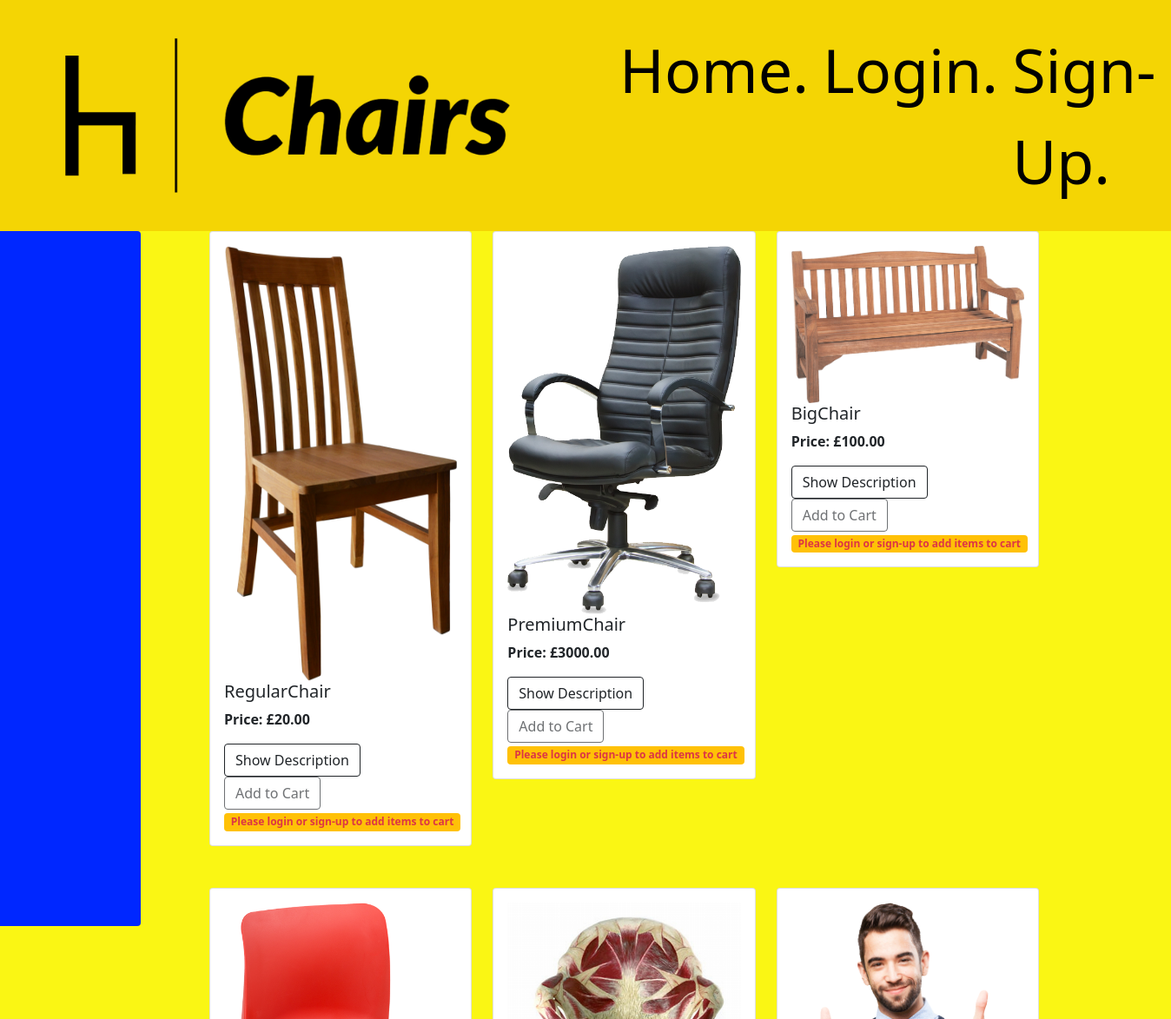
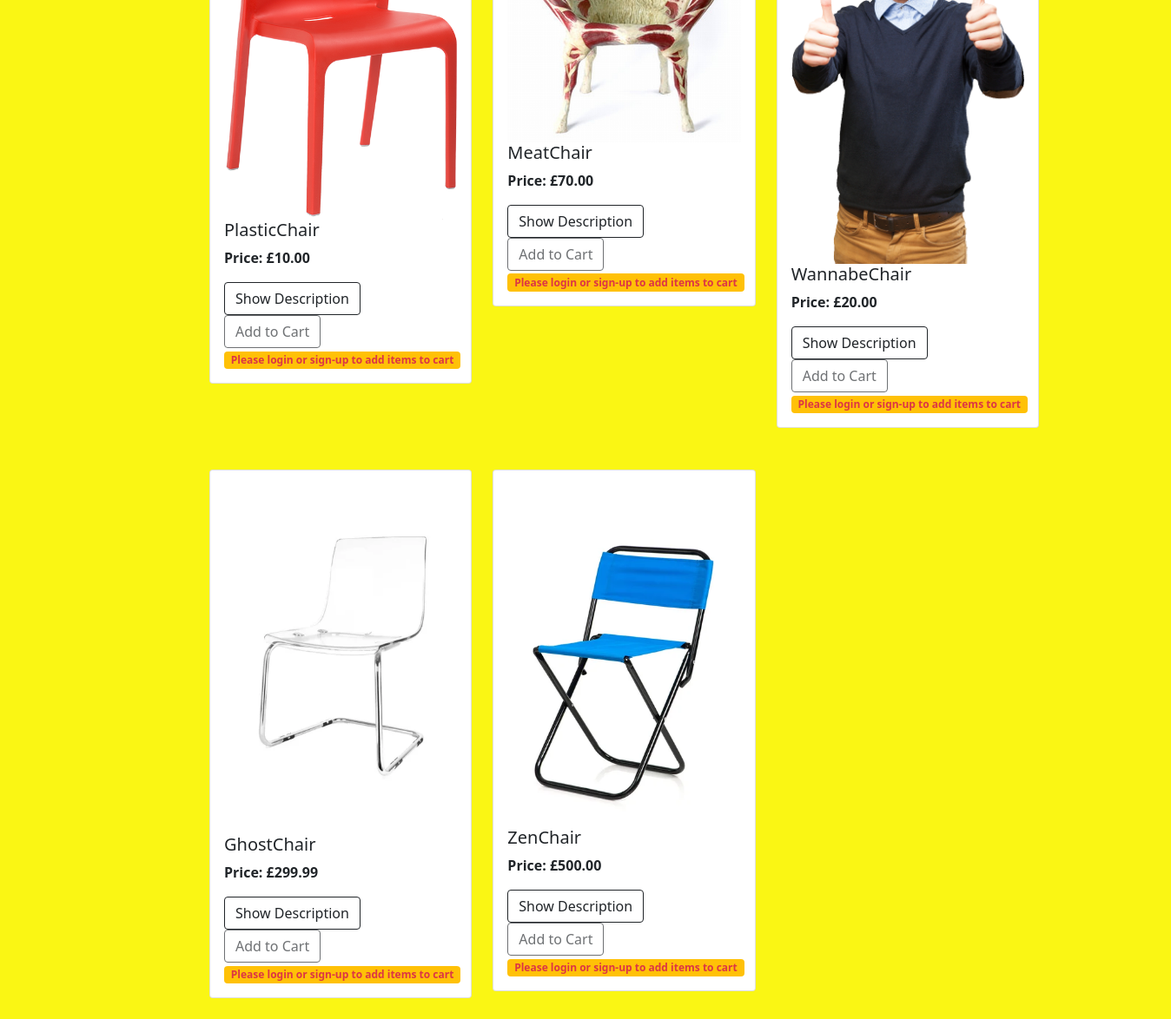
The page / on the database its author committed (2 pictures, top to bottom).
### website/models.py (models this page shows)
class Products(db.Model):
    product_id = db.Column(db.Integer, primary_key=True)
    name = db.Column(db.String(255))
    description = db.Column(db.Text)
    price = db.Column(db.Numeric(10,2))
    carbon_footprint = db.Column(db.Numeric(10,2))

### website/views.py (the view)
@views.route('/', methods=['GET'])
def home():
    try:
        insert_products()
    except Exception as e:
        print("Error inserting data: ", e)
    products = Products.query.all()
    return render_template('home.html', products=products, user=current_user)

### website/dbinit.py (called while the page is built)
def check_and_insert_product(name, description, price, carbon_footprint):
    products = Products.query.filter_by(name=name).first()
    if products is None:
        products = Products(name=name, description=description, price=price, carbon_footprint=carbon_footprint)
        db.session.add(products)
        db.session.commit()
    return products

### website/templates/home.html (shortened to what this page needs)
{% extends "base.html" %}
{% block content%}
  <div class="container">
    <div class="row">
      <div class="col-md-1">
        <img src="{{ url_for('static', filename='Assets/cheapdogs.gif') }}" class="rounded left-align">
      </div>
      <div class="col-md-11">
        <div class="row row-cols-1 row-cols-md-3 g-4">
          {% for product in products %}
          <div class="col mb-4">
            <div class="card card-fixed">
              <div class="card-body">
                <img class="card-img-top" src="{{ url_for('static', filename='Assets/' + product['name'] + '.png') }}">
                <h5 class="card-title">{{ product['name'] }}</h5>
                <p class="card-text"><strong>Price: £{{ product['price'] }}</strong></p>
                <button class="btn btn-outline-dark toggle-description-btn" data-toggle="collapse" data-target="#product-description-{{ loop.index }}">Show Description</button>
                {% if current_user.is_authenticated %}
                <form action="{{ url_for('views.add_to_cart', product_id=product['product_id']) }}" method="POST">
                    <input type="hidden" name="product_id" value="{{ product['product_id'] }}">
                    <button class="btn btn-outline-dark add-to-cart" type="submit">Add to Cart</button>
                </form>
                {% else %}
                <button class="btn btn-outline-dark" disabled>Add to Cart</button>
                <span class="badge bg-warning text-danger">Please login or sign-up to add items to cart</span>
                {% endif %}
              </div>
            </div>
          </div>
        {% endfor %}
        </div>
      </div>
    </div>
  </div>
{% endblock %}

### website/templates/base.html (shortened to what this page needs)
<!DOCTYPE html>
<html>
  <body style="background-color:rgb(250, 246, 20);"></body>
  <head>
    <link rel="stylesheet" href="../static/css/stylesheet.css">
    <link rel="stylesheet" href="https://stackpath.bootstrapcdn.com/font-awesome/4.7.0/css/font-awesome.min.css">
    <link href="https://cdn.jsdelivr.net/npm/bootstrap@5.3.0-alpha3/dist/css/bootstrap.min.css" rel="stylesheet">
    <link rel="stylesheet" href="https://cdnjs.cloudflare.com/ajax/libs/twitter-bootstrap/5.1.1/css/bootstrap.min.css">
    <link rel="stylesheet" href="https://cdnjs.cloudflare.com/ajax/libs/twitter-bootstrap/5.1.1/css/bootstrap-theme.min.css">
  </head>
  <body>
    <nav class="navbar navbar-expand-lg navbar-dark" style="background-color: #F4D504;">
      <img src="..\static\Assets\Chairs-1.png" class="img-fluid" alt="Responsive image" style="max-height: 250px;">
      <div class="collapse navbar-collapse" id="navbar">
        <div class="navbar-nav ms-5" style="font-size: 70px; ">
          {% if user.is_authenticated %}
          <a class="nav-item nav-link text-black" id="home" href="/">Home.</a>
          <a class="nav-item nav-link text-black" id="logout" href="/logout">Logout.</a>
          <a class="nav-item nav-link text-black" id = "cart" href="/cart">Cart.</a>
          {% else %}
          <a class="nav-item nav-link text-black" id="home" href="/">Home.</a>
          <a class="nav-item nav-link text-black" id="login" href="/login">Login.</a>
          <a class="nav-item nav-link text-black" id="signUp" href="/sign-up">Sign-Up.</a>
          {% endif %}
        </div>
      </div>
    </nav>
    <div class="container">{% block content %} {% endblock %}</div>
  </body>
</html>

### website/static/css/stylesheet.css (style rules this page uses)
img.left-align { display: block; margin-right: 0; margin-left: -600%; }

### rows shown on the page
Products: name (picture), name "RegularChair", price "20.00"
Products: name (picture), name "PremiumChair", price "3000.00"
Products: name (picture), name "BigChair", price "100.00"
Products: name (picture), name "PlasticChair", price "10.00"
Products: name (picture), name "MeatChair", price "70.00"
Products: name (picture), name "WannabeChair", price "20.00"
Products: name (picture), name "GhostChair", price "299.99"
Products: name (picture), name "ZenChair", price "500.00"
